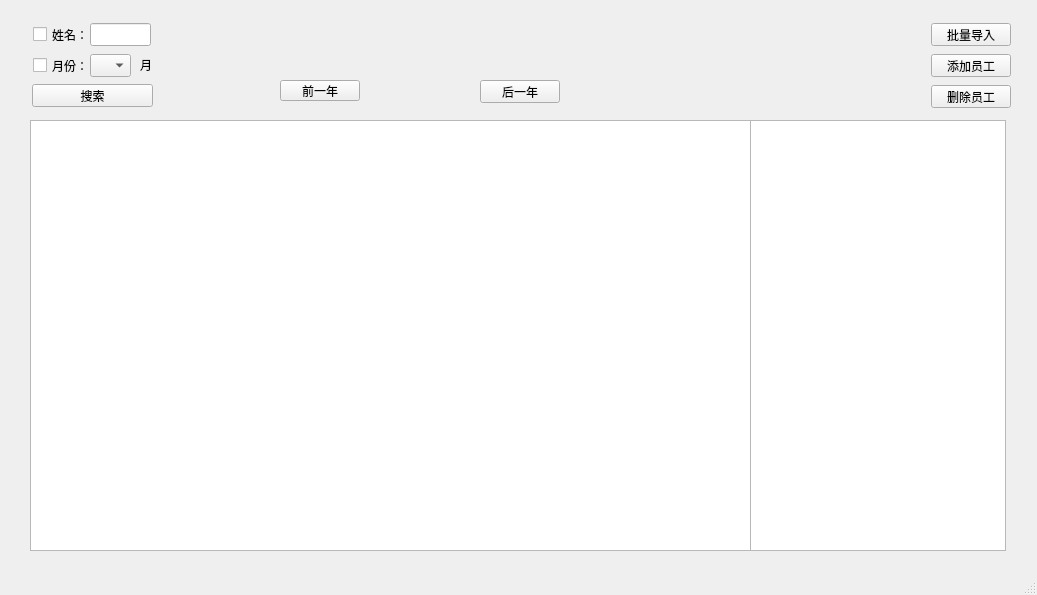
<?xml version="1.0" encoding="UTF-8"?>
<ui version="4.0">
 <class>MainWindow</class>
 <widget class="QMainWindow" name="MainWindow">
  <property name="windowModality">
   <enum>Qt::NonModal</enum>
  </property>
  <property name="geometry">
   <rect>
    <x>0</x>
    <y>0</y>
    <width>1037</width>
    <height>595</height>
   </rect>
  </property>
  <property name="windowTitle">
   <string>年假管理 by RhuuIi0</string>
  </property>
  <property name="windowIcon">
   <iconset>
    <normaloff>:/new/prefix1/C:/Users/1/Downloads/65_fragile_8k_7ffb2_2.jpg</normaloff>:/new/prefix1/C:/Users/1/Downloads/65_fragile_8k_7ffb2_2.jpg</iconset>
  </property>
  <widget class="QWidget" name="centralwidget">
   <widget class="QLineEdit" name="edt_Search">
    <property name="geometry">
     <rect>
      <x>90</x>
      <y>23</y>
      <width>61</width>
      <height>23</height>
     </rect>
    </property>
    <property name="maxLength">
     <number>64</number>
    </property>
   </widget>
   <widget class="QPushButton" name="btn_SearchEntry">
    <property name="geometry">
     <rect>
      <x>32</x>
      <y>84</y>
      <width>121</width>
      <height>23</height>
     </rect>
    </property>
    <property name="text">
     <string>搜索</string>
    </property>
   </widget>
   <widget class="QPushButton" name="btn_Import">
    <property name="geometry">
     <rect>
      <x>931</x>
      <y>23</y>
      <width>80</width>
      <height>23</height>
     </rect>
    </property>
    <property name="text">
     <string>批量导入</string>
    </property>
   </widget>
   <widget class="QComboBox" name="comboBox_Month">
    <property name="geometry">
     <rect>
      <x>90</x>
      <y>54</y>
      <width>41</width>
      <height>23</height>
     </rect>
    </property>
   </widget>
   <widget class="QTableWidget" name="table_Information">
    <property name="geometry">
     <rect>
      <x>30</x>
      <y>120</y>
      <width>721</width>
      <height>431</height>
     </rect>
    </property>
    <property name="frameShape">
     <enum>QFrame::StyledPanel</enum>
    </property>
    <property name="showGrid">
     <bool>true</bool>
    </property>
    <property name="gridStyle">
     <enum>Qt::SolidLine</enum>
    </property>
    <attribute name="horizontalHeaderShowSortIndicator" stdset="0">
     <bool>false</bool>
    </attribute>
    <attribute name="horizontalHeaderStretchLastSection">
     <bool>false</bool>
    </attribute>
   </widget>
   <widget class="QPushButton" name="btn_AddData">
    <property name="geometry">
     <rect>
      <x>931</x>
      <y>54</y>
      <width>80</width>
      <height>23</height>
     </rect>
    </property>
    <property name="text">
     <string>添加员工</string>
    </property>
   </widget>
   <widget class="QPushButton" name="btn_DelData">
    <property name="geometry">
     <rect>
      <x>931</x>
      <y>85</y>
      <width>80</width>
      <height>23</height>
     </rect>
    </property>
    <property name="text">
     <string>删除员工</string>
    </property>
   </widget>
   <widget class="QCheckBox" name="checkBox_Month">
    <property name="geometry">
     <rect>
      <x>33</x>
      <y>55</y>
      <width>61</width>
      <height>21</height>
     </rect>
    </property>
    <property name="text">
     <string>月份：</string>
    </property>
   </widget>
   <widget class="QCheckBox" name="checkBox_Name">
    <property name="geometry">
     <rect>
      <x>33</x>
      <y>24</y>
      <width>61</width>
      <height>21</height>
     </rect>
    </property>
    <property name="text">
     <string>姓名：</string>
    </property>
   </widget>
   <widget class="QPushButton" name="btn_Pre">
    <property name="geometry">
     <rect>
      <x>280</x>
      <y>80</y>
      <width>80</width>
      <height>21</height>
     </rect>
    </property>
    <property name="text">
     <string>前一年</string>
    </property>
   </widget>
   <widget class="QLabel" name="label">
    <property name="geometry">
     <rect>
      <x>140</x>
      <y>54</y>
      <width>16</width>
      <height>21</height>
     </rect>
    </property>
    <property name="text">
     <string>月</string>
    </property>
   </widget>
   <widget class="QLabel" name="label_Year">
    <property name="geometry">
     <rect>
      <x>365</x>
      <y>70</y>
      <width>111</width>
      <height>41</height>
     </rect>
    </property>
    <property name="sizePolicy">
     <sizepolicy hsizetype="Preferred" vsizetype="Preferred">
      <horstretch>0</horstretch>
      <verstretch>0</verstretch>
     </sizepolicy>
    </property>
    <property name="styleSheet">
     <string notr="true">font: 24pt &quot;新宋体&quot;;
color: rgb(255, 0, 0);</string>
    </property>
    <property name="text">
     <string/>
    </property>
    <property name="alignment">
     <set>Qt::AlignCenter</set>
    </property>
   </widget>
   <widget class="QTableWidget" name="table_nianjia">
    <property name="geometry">
     <rect>
      <x>750</x>
      <y>120</y>
      <width>256</width>
      <height>431</height>
     </rect>
    </property>
   </widget>
   <widget class="QLabel" name="label_Name">
    <property name="geometry">
     <rect>
      <x>750</x>
      <y>70</y>
      <width>131</width>
      <height>41</height>
     </rect>
    </property>
    <property name="sizePolicy">
     <sizepolicy hsizetype="Preferred" vsizetype="Preferred">
      <horstretch>0</horstretch>
      <verstretch>0</verstretch>
     </sizepolicy>
    </property>
    <property name="styleSheet">
     <string notr="true">font: 24pt &quot;新宋体&quot;;
color: rgb(0, 0, 0);</string>
    </property>
    <property name="text">
     <string/>
    </property>
    <property name="alignment">
     <set>Qt::AlignCenter</set>
    </property>
   </widget>
   <widget class="QPushButton" name="btn_Next">
    <property name="geometry">
     <rect>
      <x>480</x>
      <y>80</y>
      <width>80</width>
      <height>23</height>
     </rect>
    </property>
    <property name="text">
     <string>后一年</string>
    </property>
   </widget>
  </widget>
  <widget class="QMenuBar" name="menubar">
   <property name="geometry">
    <rect>
     <x>0</x>
     <y>0</y>
     <width>1037</width>
     <height>20</height>
    </rect>
   </property>
  </widget>
  <widget class="QStatusBar" name="statusbar"/>
 </widget>
 <resources/>
 <connections/>
</ui>
